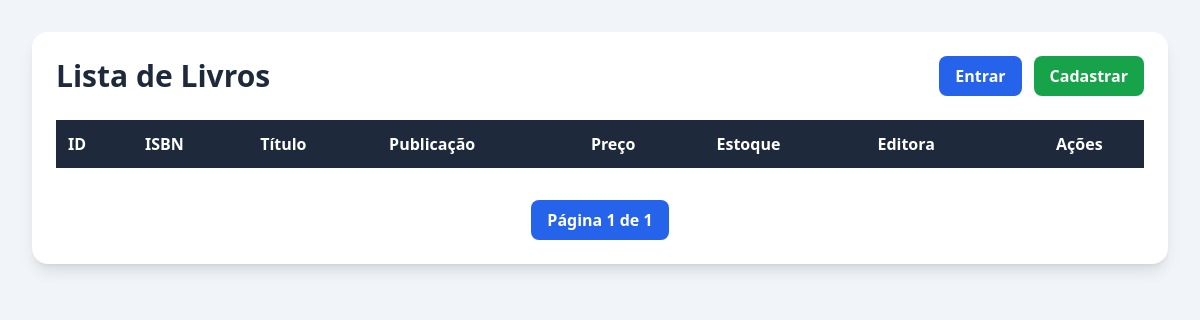
/edu/livros/?page=2, run on an earlier commit of the app's database.
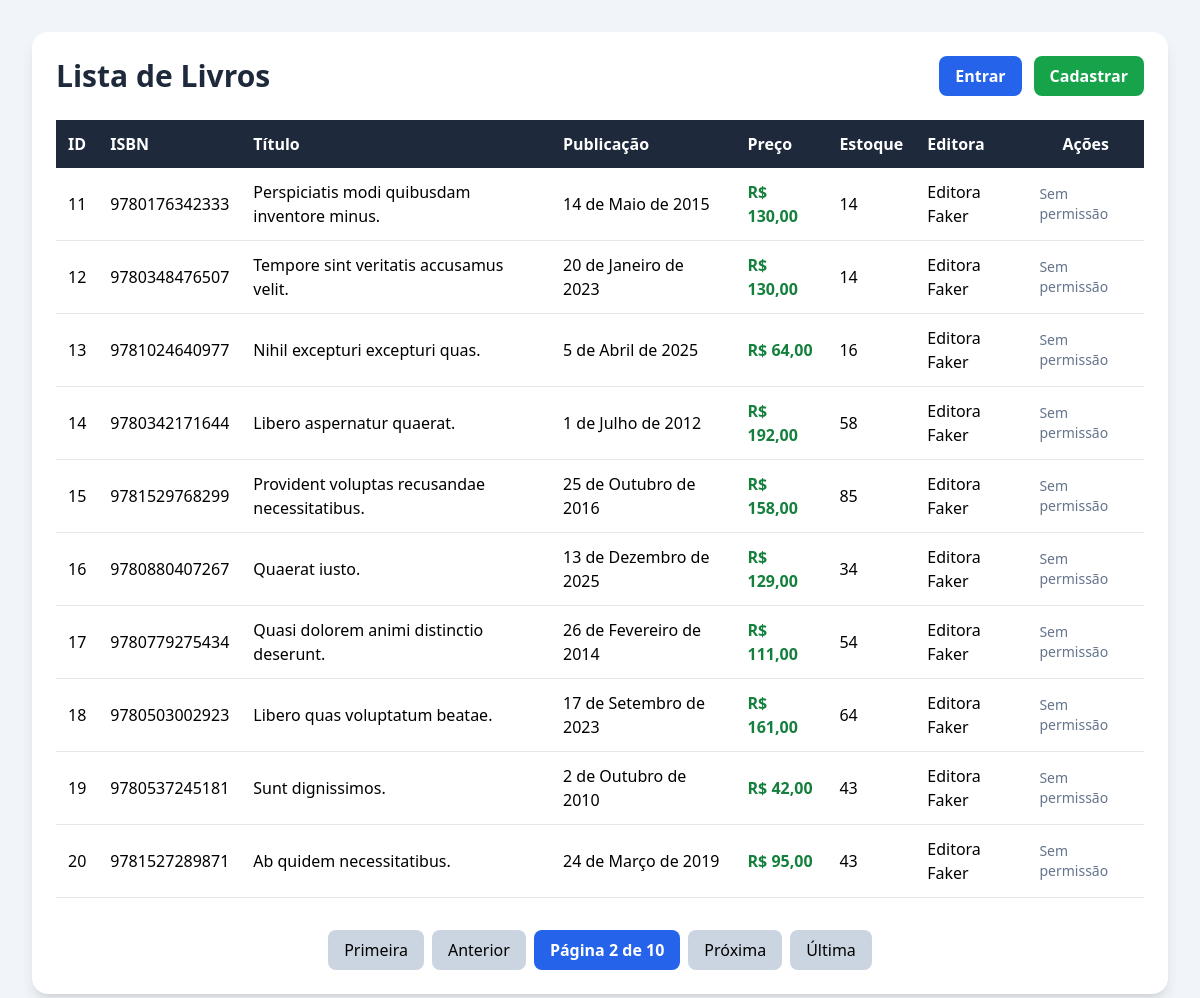
And on a later commit of the database.
### edu/models.py (models this page shows, shortened)
class Livro(models.Model):
    isbn = models.CharField(max_length=13, unique=True)
    titulo = models.CharField(max_length=200)
    publicacao = models.DateField()
    preco = models.DecimalField(max_digits=6, decimal_places=2)
    estoque = models.IntegerField()
    editora = models.ForeignKey(Editora, on_delete=models.CASCADE)

class Editora(models.Model):
    nome = models.CharField(max_length=100, unique=True)

### edu/views.py (the view)
# urls.py: path("livros/", views.listar_livros, name="listar_livros"),
def listar_livros(request):
    livros = Livro.objects.all().order_by("id")
    paginator = Paginator(livros, 10)
    page_number = request.GET.get("page")
    page_obj = paginator.get_page(page_number)
    return render(request, "edu/listar_livros.html", {"page_obj": page_obj})

### edu/templates/edu/listar_livros.html (shortened to what the changed rows need)
<!DOCTYPE html>
<html lang="pt-br">
<head>
    <script src="https://cdn.tailwindcss.com"></script>
</head>
<body class="bg-slate-100 min-h-screen p-8">
    <div class="max-w-7xl mx-auto">
        <div class="bg-white shadow-lg rounded-2xl p-6">
            <div class="flex justify-between items-center mb-6">
                <div>
                    <h1 class="text-3xl font-bold text-slate-800">
                        Lista de Livros
                    </h1>
                </div>
            </div>
            <div class="overflow-x-auto">
                <table class="w-full border-collapse">
                    <thead>
                        <tr class="bg-slate-800 text-white">
                            <th class="p-3 text-left">ID</th>
                            <th class="p-3 text-left">ISBN</th>
                            <th class="p-3 text-left">Título</th>
                            <th class="p-3 text-left">Publicação</th>
                            <th class="p-3 text-left">Preço</th>
                            <th class="p-3 text-left">Estoque</th>
                            <th class="p-3 text-left">Editora</th>
                            <th class="p-3 text-center">Ações</th>
                        </tr>
                    </thead>
                    <tbody>
                        {% for livro in page_obj %}
                        <tr class="border-b hover:bg-slate-50">
                            <td class="p-3">{{ livro.id }}</td>
                            <td class="p-3">{{ livro.isbn }}</td>
                            <td class="p-3 font-medium">
                                {{ livro.titulo }}
                            </td>
                            <td class="p-3">
                                {{ livro.publicacao }}
                            </td>
                            <td class="p-3 text-green-700 font-semibold">
                                R$ {{ livro.preco }}
                            </td>
                            <td class="p-3">
                                {{ livro.estoque }}
                            </td>
                            <td class="p-3">
                                {{ livro.editora.nome }}
                            </td>
                            <td class="p-3">
                                <div class="flex justify-center gap-2">
                                    {% if not perms.edu.change_livro and not perms.edu.delete_livro %}
                                        <span class="text-slate-500 text-sm">
                                            Sem permissão
                                        </span>
                                    {% endif %}
                                </div>
                            </td>
                        </tr>
                        {% endfor %}
                    </tbody>
                </table>
            </div>
            <div class="flex justify-center items-center gap-2 mt-8">
                {% if page_obj.has_previous %}
                    <a href="?page=1"
                       class="px-4 py-2 bg-slate-300 hover:bg-slate-400 rounded-lg transition">
                        Primeira
                    </a>
                    <a href="?page={{ page_obj.previous_page_number }}"
                       class="px-4 py-2 bg-slate-300 hover:bg-slate-400 rounded-lg transition">
                        Anterior
                    </a>
                {% endif %}
                <span class="px-4 py-2 bg-blue-600 text-white rounded-lg font-semibold">
                    Página {{ page_obj.number }} de {{ page_obj.paginator.num_pages }}
                </span>
                {% if page_obj.has_next %}
                    <a href="?page={{ page_obj.next_page_number }}"
                       class="px-4 py-2 bg-slate-300 hover:bg-slate-400 rounded-lg transition">
                        Próxima
                    </a>
                    <a href="?page={{ page_obj.paginator.num_pages }}"
                       class="px-4 py-2 bg-slate-300 hover:bg-slate-400 rounded-lg transition">
                        Última
                    </a>
                {% endif %}
            </div>
        </div>
    </div>
</body>
</html>

What changed in the data, as far as the page shows it:
added Livro: id "11", isbn "9780176342333", titulo "Perspiciatis modi quibusdam inventore minus.", publicacao "14 de Maio de 2015", preco "130,00", estoque "14", editora.nome "Editora Faker"
added Livro: id "12", isbn "9780348476507", titulo "Tempore sint veritatis accusamus velit.", publicacao "20 de Janeiro de 2023", preco "130,00", estoque "14", editora.nome "Editora Faker"
added Livro: id "13", isbn "9781024640977", titulo "Nihil excepturi excepturi quas.", publicacao "5 de Abril de 2025", preco "64,00", estoque "16", editora.nome "Editora Faker"
added Livro: id "14", isbn "9780342171644", titulo "Libero aspernatur quaerat.", publicacao "1 de Julho de 2012", preco "192,00", estoque "58", editora.nome "Editora Faker"
added Livro: id "15", isbn "9781529768299", titulo "Provident voluptas recusandae necessitatibus.", publicacao "25 de Outubro de 2016", preco "158,00", estoque "85", editora.nome "Editora Faker"
added Livro: id "16", isbn "9780880407267", titulo "Quaerat iusto.", publicacao "13 de Dezembro de 2025", preco "129,00", estoque "34", editora.nome "Editora Faker"
added Livro: id "17", isbn "9780779275434", titulo "Quasi dolorem animi distinctio deserunt.", publicacao "26 de Fevereiro de 2014", preco "111,00", estoque "54", editora.nome "Editora Faker"
added Livro: id "18", isbn "9780503002923", titulo "Libero quas voluptatum beatae.", publicacao "17 de Setembro de 2023", preco "161,00", estoque "64", editora.nome "Editora Faker"
added Livro: id "19", isbn "9780537245181", titulo "Sunt dignissimos.", publicacao "2 de Outubro de 2010", preco "42,00", estoque "43", editora.nome "Editora Faker"
added Livro: id "20", isbn "9781527289871", titulo "Ab quidem necessitatibus.", publicacao "24 de Março de 2019", preco "95,00", estoque "43", editora.nome "Editora Faker"
Also different on the page:
{{ page_obj.number }}: "1" → "2"
{{ page_obj.paginator.num_pages }}: "1" → "10"
text now shown: "Primeira Anterior Próxima Última"
